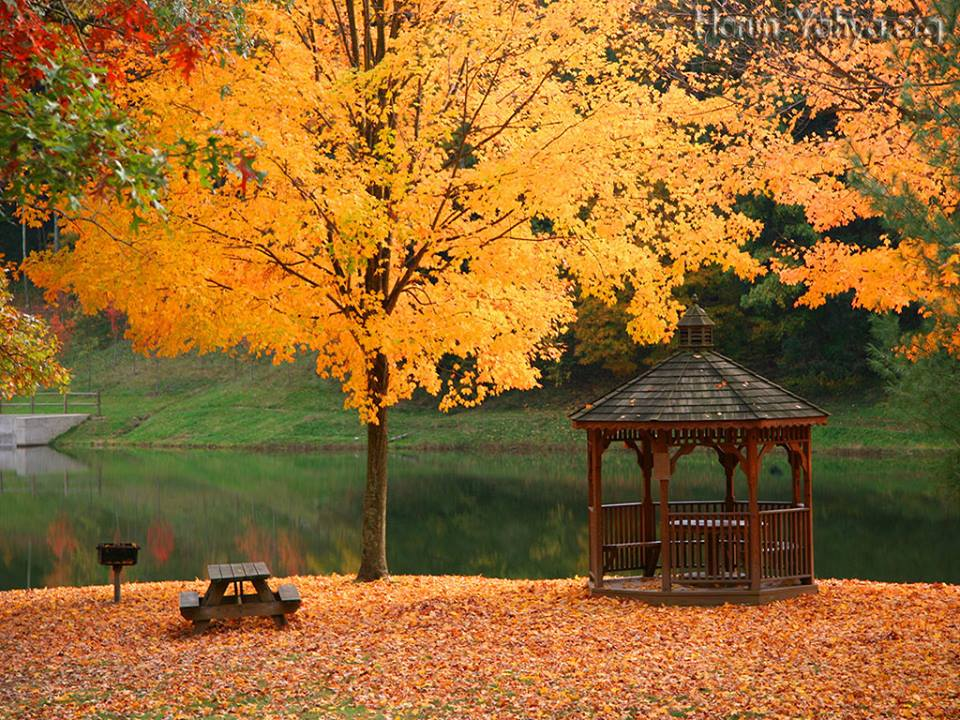
%> input picture data/001.jpg, 960 x 720 px
$ octave --eval "darkgrayimage(imread('../data/001.jpg'));"   (GNU Octave 9; MATLAB toolbox functions it lacks are replaced by stand-ins)
%> lines starting %> are read from the running program, lines starting %| are printed output that depends on the picture
function []=darkgrayimage(A)
An=rgb2gray(A);
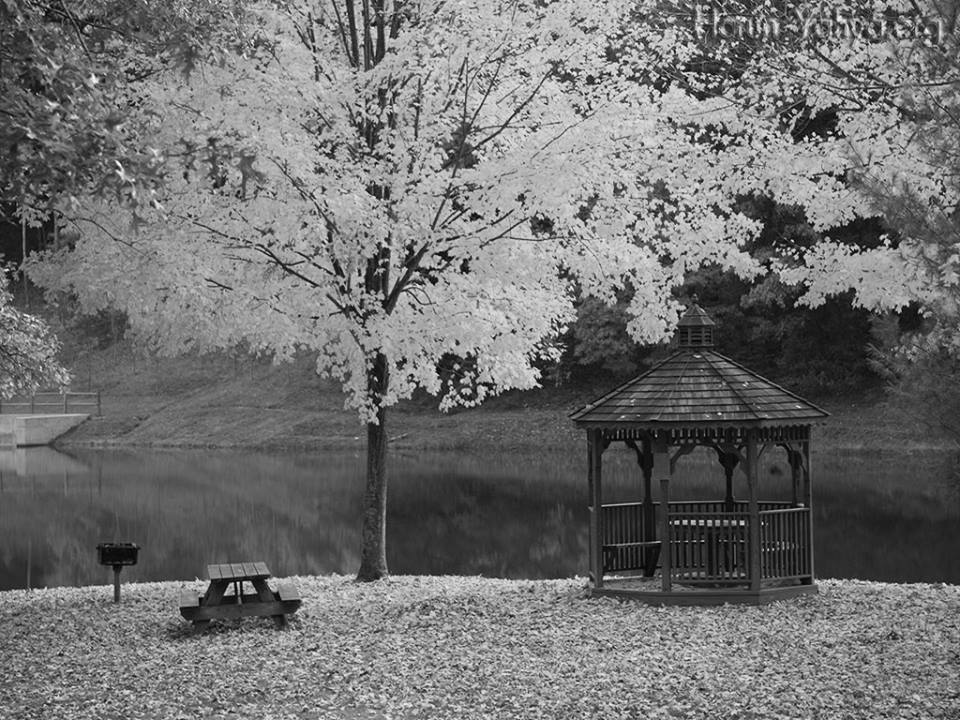
%> An: size 720x960 uint8; min 0, max 251, mean 112.3
no=imnoise(An,'salt & pepper', 0.02);
filt1=medfilt2(no);
filt1=filt1-60;
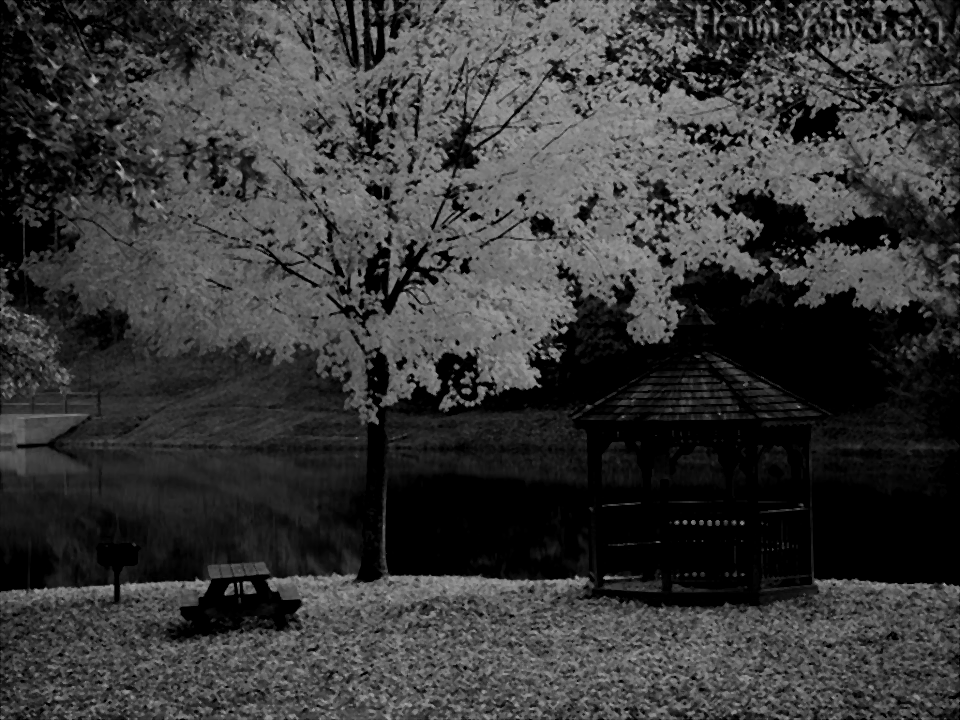
%> filt1: size 720x960 uint8; min 0, max 180, mean 55.7
figure,imshow(filt1);
imwrite(filt1,'darkgrayimage.jpg');
end

$ run again, on data/002.jpg
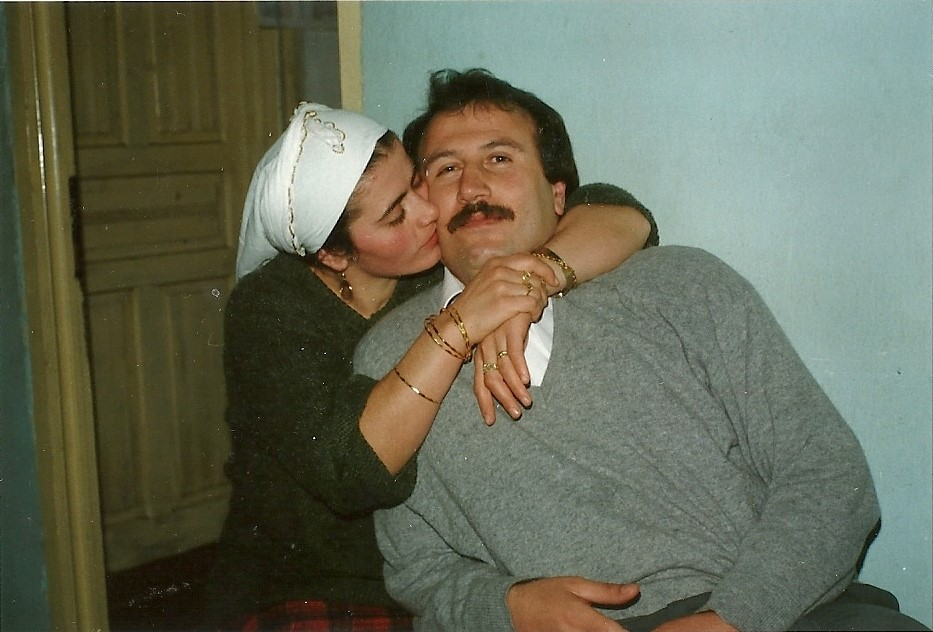
%> input picture data/002.jpg, 933 x 632 px
%> in darkgrayimage, `An=rgb2gray(A);`:
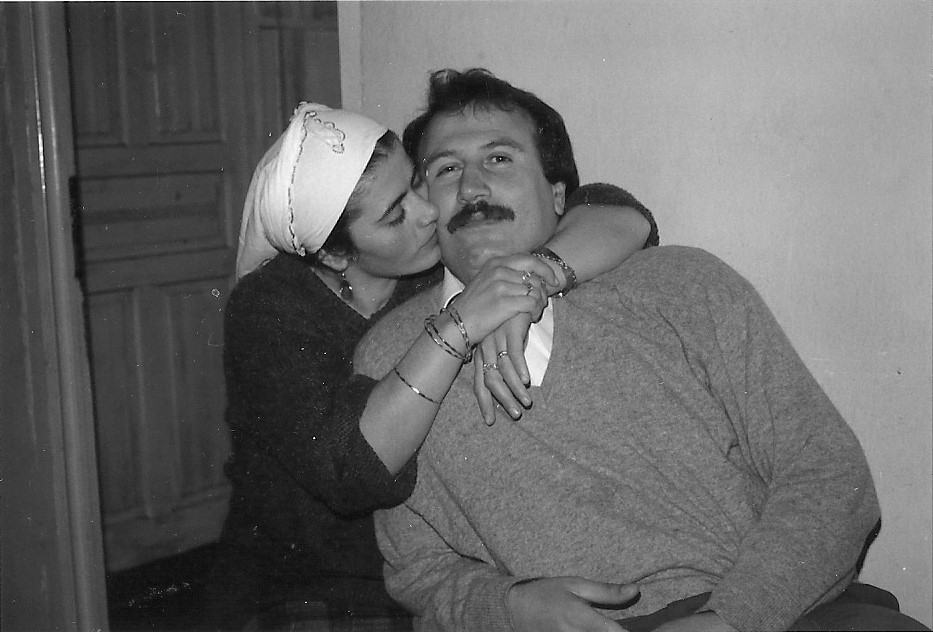
%> An: size 632x933 uint8; min 0, max 255, mean 104.2
%> in darkgrayimage, `filt1=filt1-60;`:
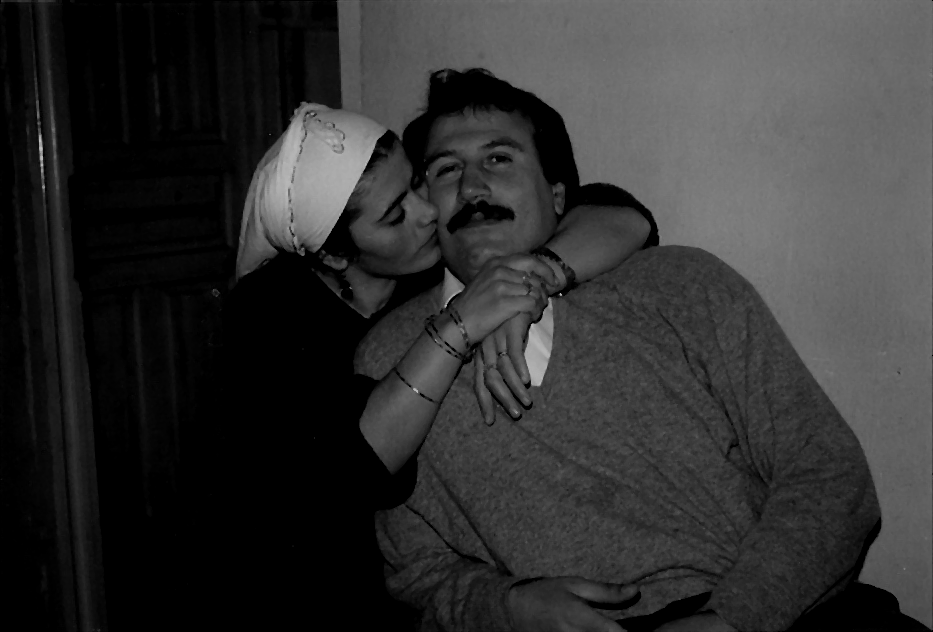
%> filt1: size 632x933 uint8; min 0, max 190, mean 48.4

$ run again, on data/003.jpg
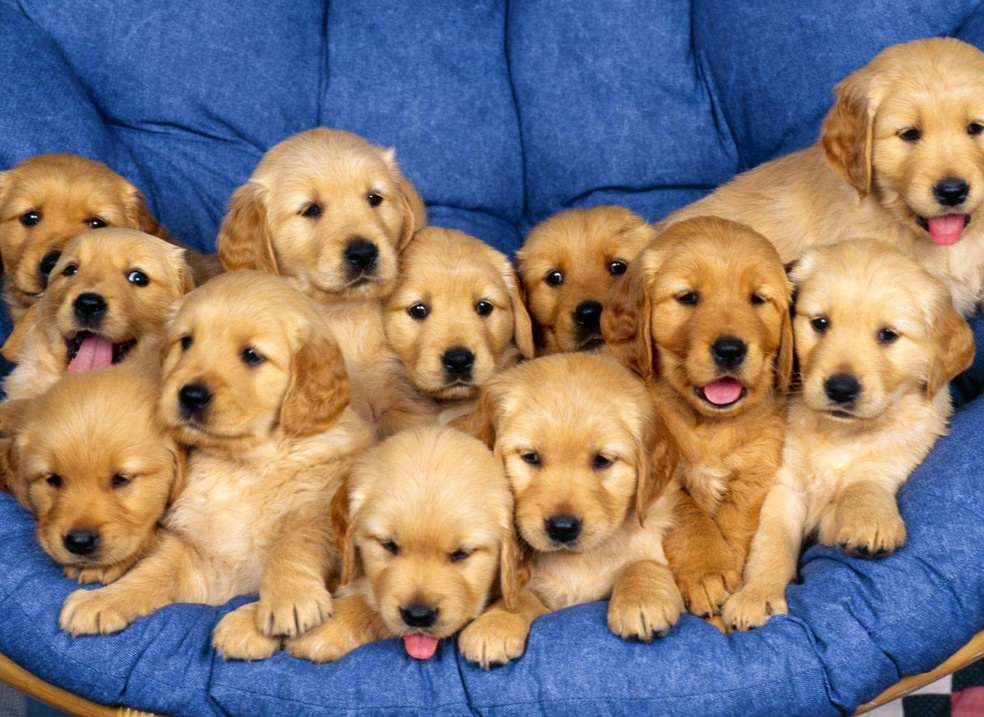
%> input picture data/003.jpg, 984 x 717 px, shrunk from 1440 x 1050 before the run
%> in darkgrayimage, `An=rgb2gray(A);`:
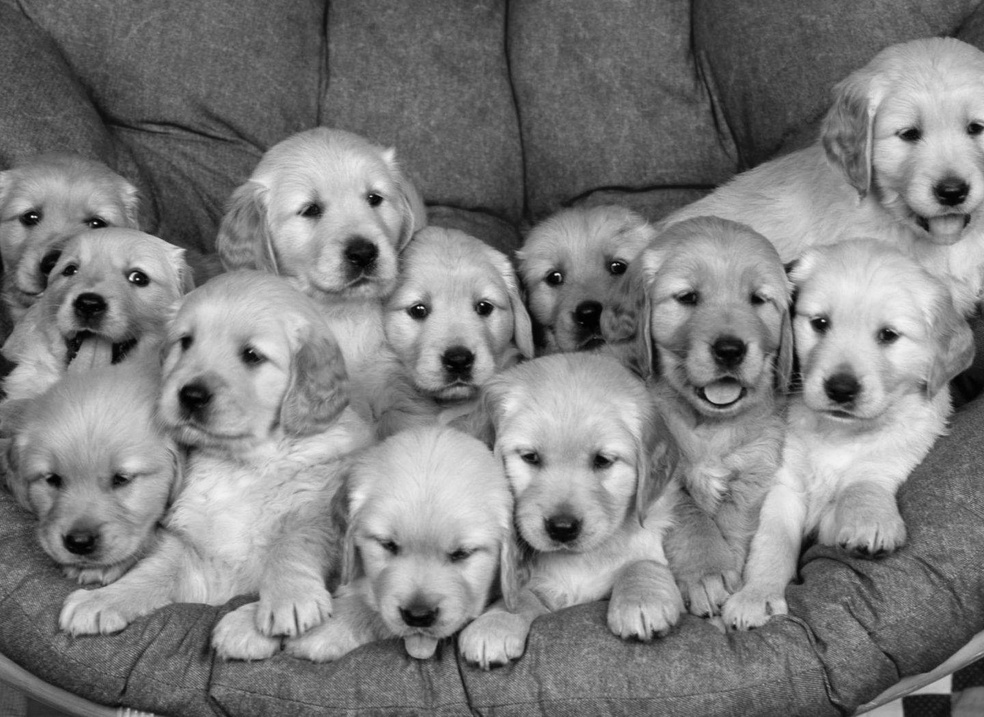
%> An: size 717x984 uint8; min 0, max 252, mean 126.8
%> in darkgrayimage, `filt1=filt1-60;`:
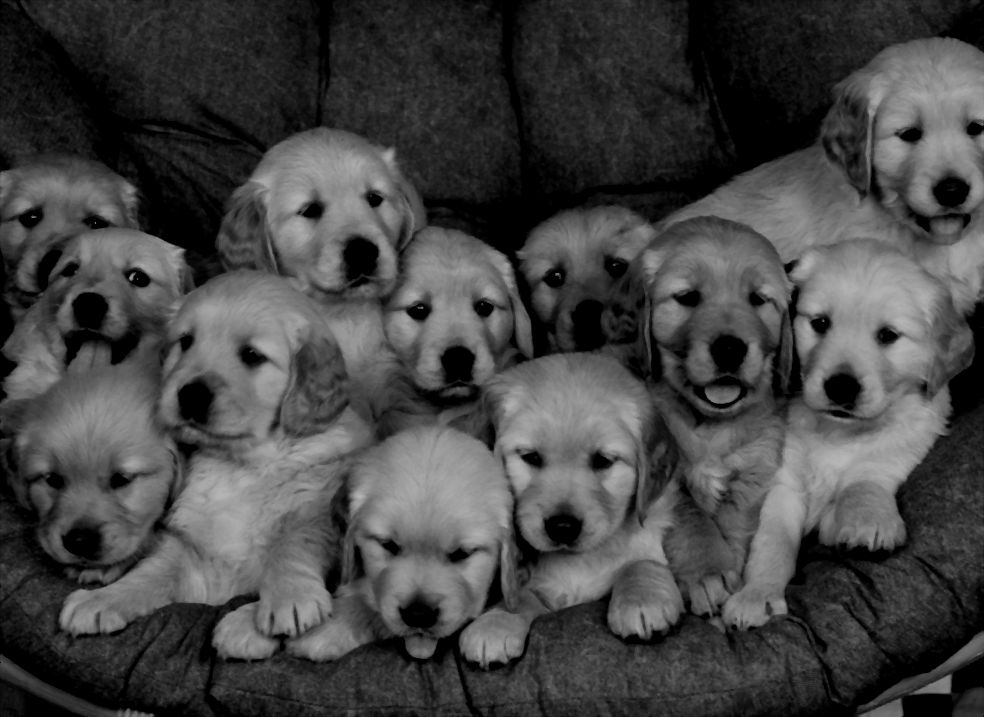
%> filt1: size 717x984 uint8; min 0, max 183, mean 68.5

$ run again, on data/004.jpg
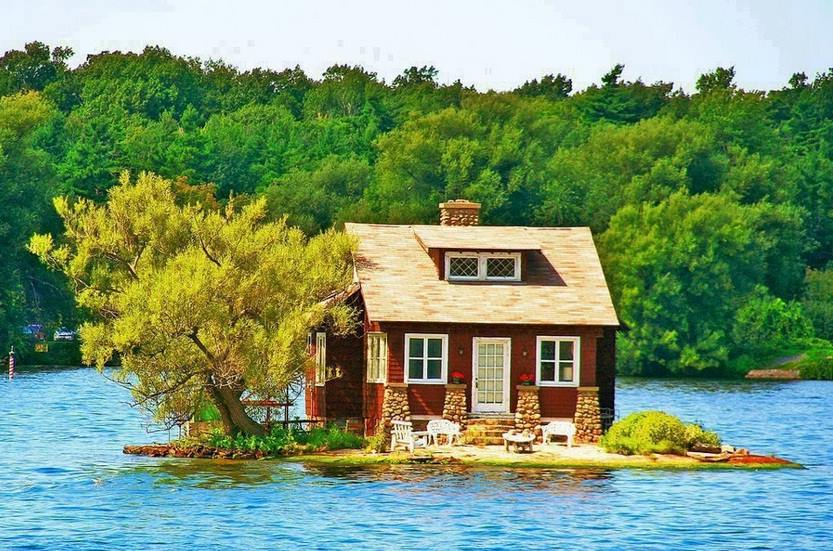
%> input picture data/004.jpg, 833 x 551 px
%> in darkgrayimage, `no=imnoise(An,'salt & pepper', 0.02);`:
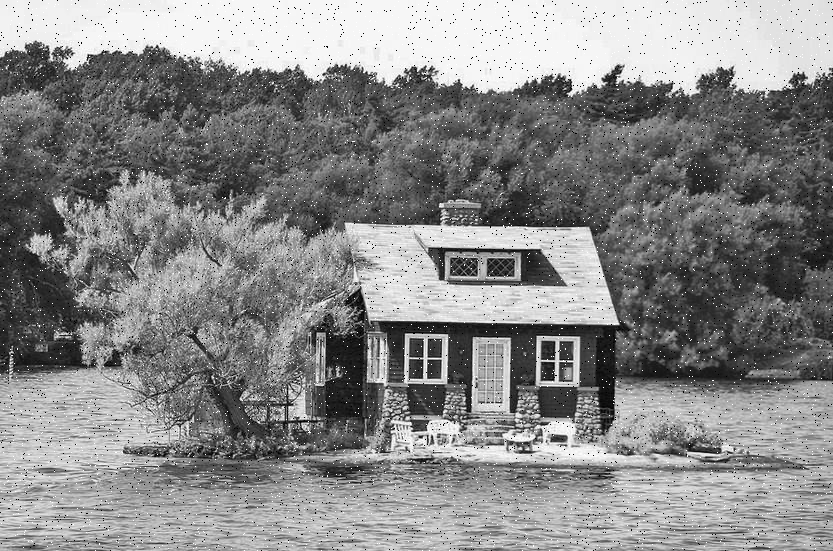
%> no: size 551x833 uint8; min 0, max 255, mean 136.1
%> in darkgrayimage, `filt1=filt1-60;`:
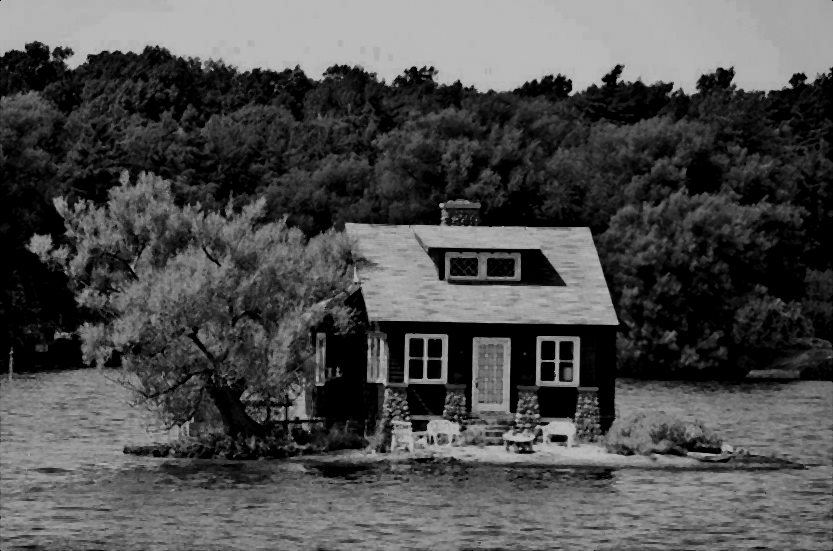
%> filt1: size 551x833 uint8; min 0, max 195, mean 78.1
